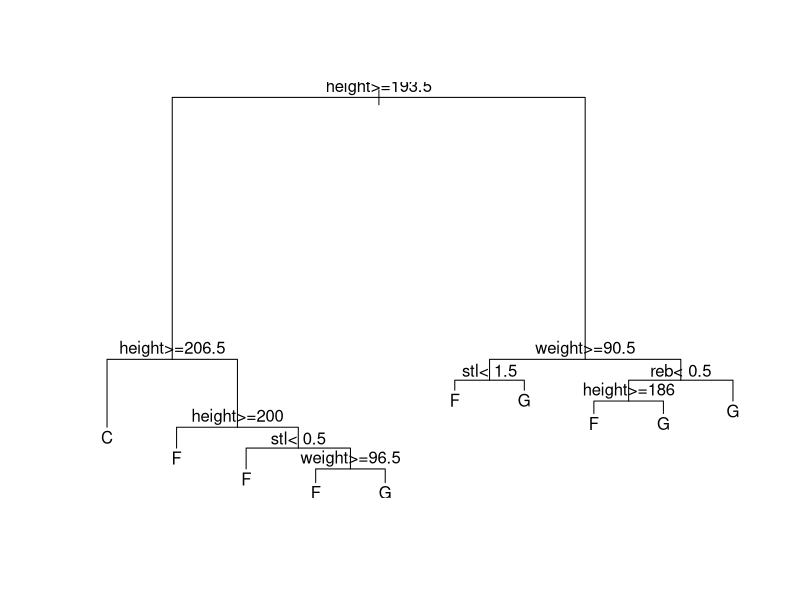
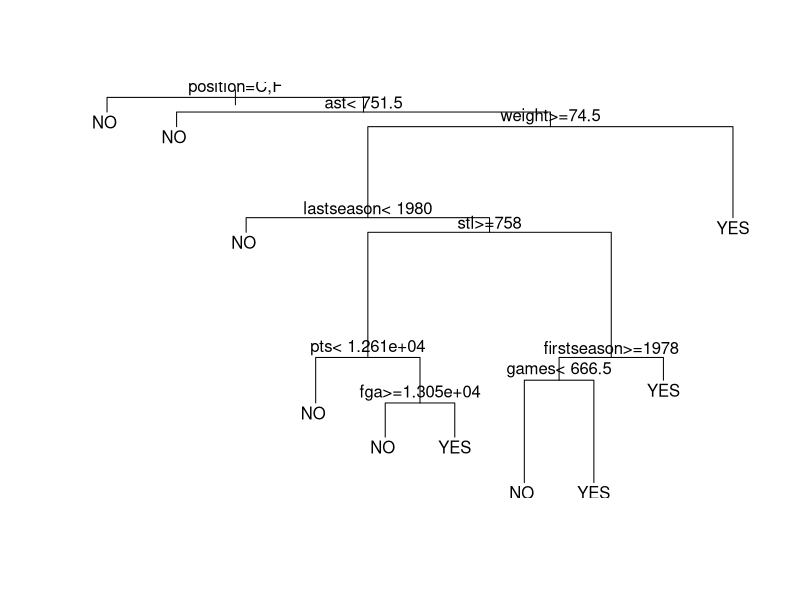
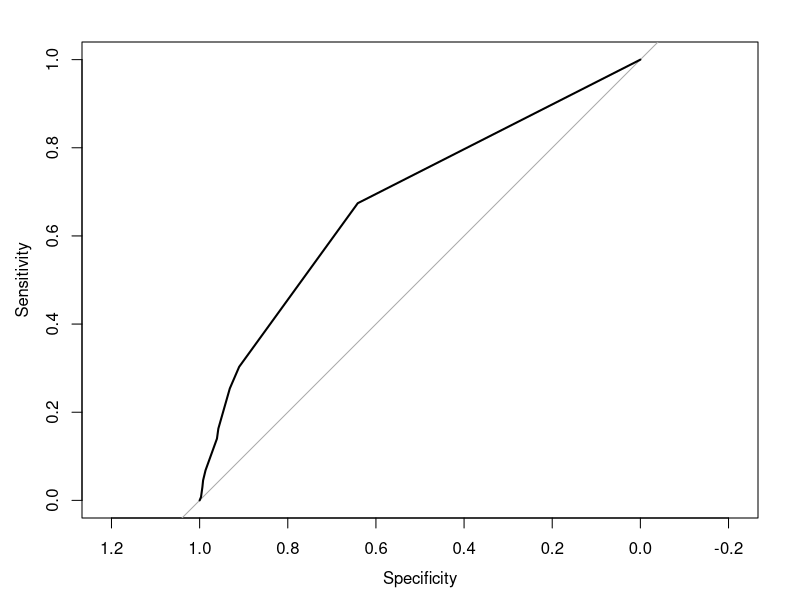

Write the R code that produced these figures, in order. (Note: this script raises an error after producing the figures.)
#
#
# INTRODUCTION TO CLASSIFICATION
#
#

#
# Work plan:
#
# - Read in the data
# - Split the data into training and test sets
# - Build a model using the training set
# - Evaluate the model using the test set
#



# Please download the data file "players.txt" into a local directory
# then set that directory as the current working directory of R.
# You can achive this using the "setwd" command or by selecting "File -> Change dir..."


# We are going to use the packages: rpart, and pROC. 
# Make sure that the packages are installed.
#
# You install a package in R with the function install.packages():
#
#     install.packages("pROC")
#     library(pROC)
#
# To install packages without root access:
#
#     install.packages("pROC", lib="/mylibs/Rpackages/")
#     library(pROC, lib.loc="/mylibs/Rpackages/")
#

# Read in the dataset 
players <- read.table("players.txt", header = T, sep = ",")

# Get the summary statistics of the data
summary(players)



############################################################################
#
# ATTENTION!!!!!!!!!
#
# The "id" attribute uniquely identifies a player within our data set. 
# This attribute cannot be used to classify new players as they will 
# have different id numbers.
# 
# Before we continue, we have to remove the "id" attribute from our data set!
#
############################################################################


players$id <- NULL
names(players)


############################################################################
#
#
# Please make sure that the "id" attribute has been removed!!!!!!!!!!
#
#
############################################################################






############################################################################
#
# Example 1
#
# Prediction of playing position
#
############################################################################


#
# We want to build a model to predict a player's playing position 
# with respect to the given player's statistics.
#
# The target variable "position" is discrete - we term this a classification task.   
#
# We aim to verify whether or not it is possible to use historical data to predict
# playing positions for new players. 
#

# We are going to split the data into a training and testing data set.
# The training data set consists of players that ended their careers before 1999.
# The test data set consists of players that began their careers after 1999.

learn <- players[players$lastseason <= 1999,]
test <- players[players$firstseason > 1999,]

# We used the "firstseason" and "lastseason" attributes to split the data.
# Therefore the attributes are not going to contribute to the modelling task, so
# we will remove them.

learn$firstseason <- NULL
learn$lastseason <- NULL

test$firstseason <- NULL
test$lastseason <- NULL

# We inspect the target values distribution in the defined data sets.
# (number of examples and frequency of individual classes)

nrow(learn)
table(learn$position)

nrow(test)
table(test$position)




#
#
# MAJORITY CLASSIFIER
#
#


# The majority class is the class with the highest number of training examples
which.max(table(learn$position))

majority.class <- names(which.max(table(learn$position)))
majority.class

# The majority classifier classifies all test instances into the majority class.
# The accuracy of the majority class
sum(test$position == majority.class) / length(test$position)




#
#
# DECISION TREES
#
#


# load the "rpart" package that implements decision trees in R
library(rpart)

# Fit a decision tree
dt <- rpart(position ~ ., data = learn)

#
# The first argument of the rpart function is a model formula that indicates 
# the functional form of the model. The "~" symbol stands for "modeled as".
#
# The formula "position ~ . " states that we want a model that predicts the 
# target attribute "position" using all other attributes present in the data 
# (which is the meaning of the "." character).
# 
# If we wanted, for example, a model for the "position" attribute as a function 
# of the attributes "height", "width", and "pts", we should have 
# indicated the formula as "position ~ height + weight + pts".  
# 
# The second argument of the rpart function provides the training examples.
#
# Hyperparameters - what are they?

# The content of the dt object 
dt

# A graphical representation of our tree
plot(dt)
text(dt, pretty = 1)

# To navigate the tree, start from the root node. If the attribute of the 
# observation satisfies the logical test, then navigate down the left branch.
# Otherwise navigate down the right branch. Continue until a leaf node is reached.
# A leaf node represents a class label (or class label distribution). 


# Observed values in the test samples (the ground truth)
observed <- test$position
observed


# The "predict" function returns a vector of predicted responses from a fitted tree.
# The "type" argument denotes the form of predicted value returned. The setting
# type = "class" will cause the response in a form of a vector of predicted 
# class labels.

predicted <- predict(dt, test, type = "class")
predicted

# confusion matrix
t <- table(observed, predicted)
t

# The diagonal elements in the confusion matrix represent the number of correctly 
# classified test instances

# The classification accuracy is the fraction of correctly classified test instances
sum(diag(t)) / sum(t)


# Let's write a function that calculates the classification accuracy
CA <- function(observed, predicted)
{
  t <- table(observed, predicted)
  
  sum(diag(t)) / sum(t)
}

# Function call
CA(observed, predicted)




# The setting type = "prob" will cause the predict function to 
# provide its answer in the form of a matrix with class probabilities.

predMat <- predict(dt, test, type = "prob")
predMat

# A matrix of the observed class probabilities (the ground truth) 
# (the real class has the probability of 1, others have 0)
obsMat <- model.matrix( ~ position-1, test)
obsMat


# IMPORTANT: check whether the columns refer to the same attributes
# (if not, change the order of columns)
colnames(predMat)
colnames(obsMat)


# The Brier score
brier.score <- function(observedMatrix, predictedMatrix)
{
  sum((observedMatrix - predictedMatrix) ^ 2) / nrow(predictedMatrix)
}

brier.score(obsMat, predMat)




############################################################################
#
# Example 2
#
# Does a player make at least 80% of free-throws attempted?
#
############################################################################

#
# It is a binary problem (the target variable is discrete with values YES and NO). 
#

#
# We are going to create a data set using the players data.
#

# Get the players who have attempted at least one free throw during the career.
bin.players <- players[players$fta > 0,]

# Free-throw success rate
rate <- bin.players$ftm / bin.players$fta

# Create a discrete attribute "ftexpert" that will be our target variable.
ftexpert <- vector()
ftexpert[rate >= 0.8] <- "YES"
ftexpert[rate < 0.8] <- "NO"
bin.players$ftexpert <- as.factor(ftexpert)

# Remove the "fta" and "ftm" attributes.
bin.players$fta <- NULL
bin.players$ftm <- NULL

summary(bin.players)



# Split the data into two disjoint sets, one for training and one for testing.
bin.learn <- bin.players[1:1500,]
bin.test <- bin.players[-(1:1500),]

# Inspect the distribution of the class values in the data sets.
table(bin.learn$ftexpert)
table(bin.test$ftexpert)


# Train a decision tree
dt2 <- rpart(ftexpert ~ ., data = bin.learn)
plot(dt2)
text(dt2, pretty = 1)


bin.observed <- bin.test$ftexpert
bin.predicted <- predict(dt2, bin.test, type="class")


table(bin.observed, bin.predicted)


# Classification accuracy of the decision tree
CA(bin.observed, bin.predicted)



# The sensitivity of a model (recall)
Sensitivity <- function(observed, predicted, pos.class)
{
  t <- table(observed, predicted)
  
  t[pos.class, pos.class] / sum(t[pos.class,])
}

# The specificity of a model
Specificity <- function(observed, predicted, pos.class)
{
  t <- table(observed, predicted)
  
  # identify the negative class name
  neg.class <- which(row.names(t) != pos.class)
  
  t[neg.class, neg.class] / sum(t[neg.class,])
}

# let's say that the value "YES" is our positive class...

Sensitivity(bin.observed, bin.predicted, "YES")
Specificity(bin.observed, bin.predicted, "YES")

#
# ROC curve
#

library(pROC)

bin.predMat <- predict(dt2, bin.test, type = "prob")

# Remember, we treat the value "YES" as the positive class
rocobj <- roc(bin.observed, bin.predMat[,"YES"])
plot(rocobj)

names(rocobj)

cutoffs <- rocobj$thresholds
cutoffs

# identify the best cut-off value (for example, by minimazing the distance from the point (0,1))
tp = rocobj$sensitivities
fp = 1 - rocobj$specificities.

dist <- (1-tp)^2 + fp^2
dist
which.min(dist)

best.cutoff <- cutoffs[which.min(dist)]
best.cutoff

# the selected cut-off value has impact on the model's performance
predicted.label <- factor(ifelse(bin.predMat[,"YES"] >= best.cutoff, "YES", "NO"))

table(bin.observed, predicted.label)
CA(bin.observed, predicted.label)
Sensitivity(bin.observed, predicted.label, "YES")
Specificity(bin.observed, predicted.label, "YES")
